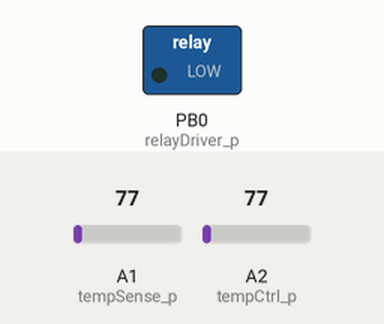
Bench run of a sketch on a simulated ATtiny85, built with avr-gcc and run on an emulated ATtiny85. Parts: switched loads named in the sketch (green lamp = pin HIGH). The test bench sets the inputs (shaded band); at power-on: A1 (tempSense_p) = 77, A2 (tempCtrl_p) = 77.

Above: at 0.1 s.
At 8.2 s:
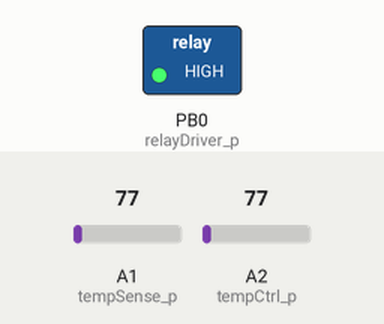
Timing chart, 0 to 9.7 s (numbered marks = the images above):
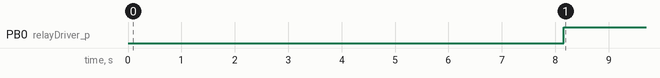

Measured:
- by itself, PB0 (relayDriver_p): LOW → HIGH at 8.2 s

The sketch:

temp_control_attiny85.ino
```cpp
/*
  Temp controlled environment for brewing Kombucha.
  Hayden Riddiford
 */
enum tempStates {
  OFF_FALL, // off with hysteresis
  OFF_RISE, // off without hysteresis
  ON, // temperature forcing
};

enum tempStates temp_mode = OFF_RISE;
#define NPT_AVG 16 // must be a 2^X value

int RISING_THRESH = 729;
int FALLING_THRESH = RISING_THRESH - 5;
int relayDriver_p = 0;
int tempSense_p = A1;
int tempCtrl_p = A2;
// int swPin = 1;
int temp_voltage_avg;
int temp_voltage_arr[NPT_AVG];
int temp_ctrl_val;
int counter = 0;
int sw_mode = 0;
int num_bit_shift = 1;
int test_bit_shift = NPT_AVG;
// the setup function runs once when you press reset or power the board
void setup() {

  // initialize digital pin 0 as a pwm output.
  pinMode(relayDriver_p, OUTPUT);
  // initialize analog pin 1, 2 as input
  pinMode(tempSense_p, INPUT);
  pinMode(tempCtrl_p, INPUT);

  while( test_bit_shift != 2) {
    test_bit_shift = test_bit_shift >> 1;
    num_bit_shift +=1;
  }

}

// the loop function runs over and over again forever
void loop() {

  if(counter < NPT_AVG)
  {
    temp_voltage_arr[counter] = analogRead(tempSense_p);
    counter++;
    delay(500);
  }
  else
  {
    TempAvgUpdate();
    UpdateThresholds();

    switch (temp_mode) {

      case OFF_RISE:
        if (temp_voltage_avg < RISING_THRESH)
        {
          digitalWrite(relayDriver_p, HIGH);
          temp_mode = ON;
        }
      break;

      case ON:
        if (temp_voltage_avg > RISING_THRESH)
        {
          digitalWrite(relayDriver_p, LOW);
          temp_mode = OFF_FALL;
        }
      break;

      case OFF_FALL:
        if (temp_voltage_avg < FALLING_THRESH)
        {
          digitalWrite(relayDriver_p, HIGH);
          temp_mode = ON;
        }
      break;

    }

    delay(5000);
  }
  delay(10);
}

void TempAvgUpdate() {
  temp_voltage_avg = 0;
  for( int i = NPT_AVG-1; i>0; i--){
    temp_voltage_arr[i] = temp_voltage_arr[i-1];
    temp_voltage_avg += temp_voltage_arr[i];
  }
  temp_voltage_arr[0] = analogRead(tempSense_p);
  temp_voltage_avg += temp_voltage_arr[0];
  temp_voltage_avg = temp_voltage_avg >> num_bit_shift;
}

void UpdateThresholds() {
  temp_ctrl_val = analogRead(tempCtrl_p);
  RISING_THRESH = 695 + int(temp_ctrl_val/26);
  FALLING_THRESH = RISING_THRESH - 5;
}
```
